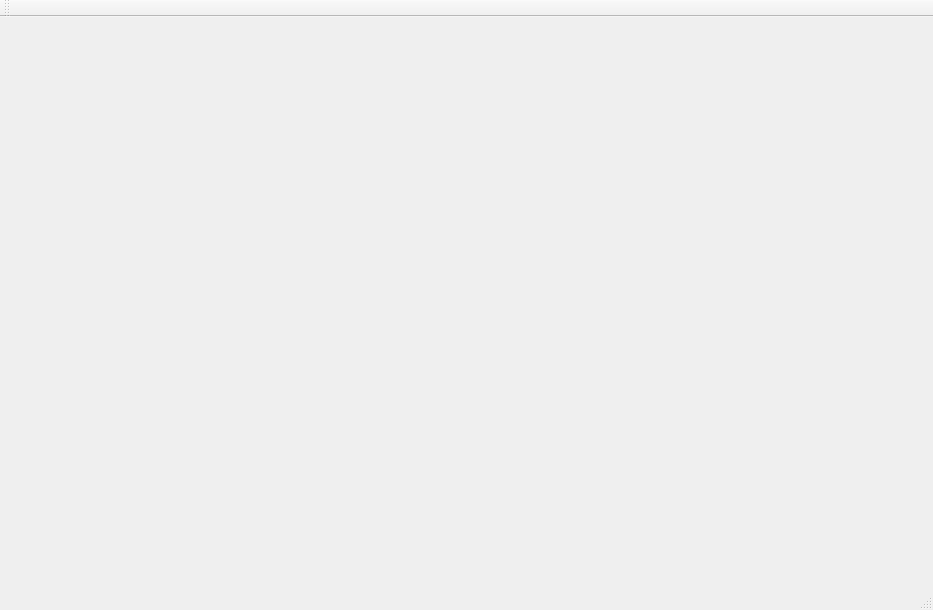
<?xml version="1.0" encoding="UTF-8"?>
<ui version="4.0">
 <class>MainWindow</class>
 <widget class="QMainWindow" name="MainWindow">
  <property name="geometry">
   <rect>
    <x>0</x>
    <y>0</y>
    <width>933</width>
    <height>610</height>
   </rect>
  </property>
  <property name="windowTitle">
   <string>MainWindow</string>
  </property>
  <widget class="QWidget" name="centralWidget">
   <widget class="QWidget" name="horizontalLayoutWidget">
    <property name="geometry">
     <rect>
      <x>10</x>
      <y>20</y>
      <width>911</width>
      <height>451</height>
     </rect>
    </property>
    <layout class="QHBoxLayout" name="horizontalLayout"/>
   </widget>
  </widget>
  <widget class="QMenuBar" name="menuBar">
   <property name="geometry">
    <rect>
     <x>0</x>
     <y>0</y>
     <width>933</width>
     <height>26</height>
    </rect>
   </property>
  </widget>
  <widget class="QToolBar" name="mainToolBar">
   <attribute name="toolBarArea">
    <enum>TopToolBarArea</enum>
   </attribute>
   <attribute name="toolBarBreak">
    <bool>false</bool>
   </attribute>
  </widget>
  <widget class="QStatusBar" name="statusBar"/>
 </widget>
 <layoutdefault spacing="6" margin="11"/>
 <resources/>
 <connections/>
</ui>
